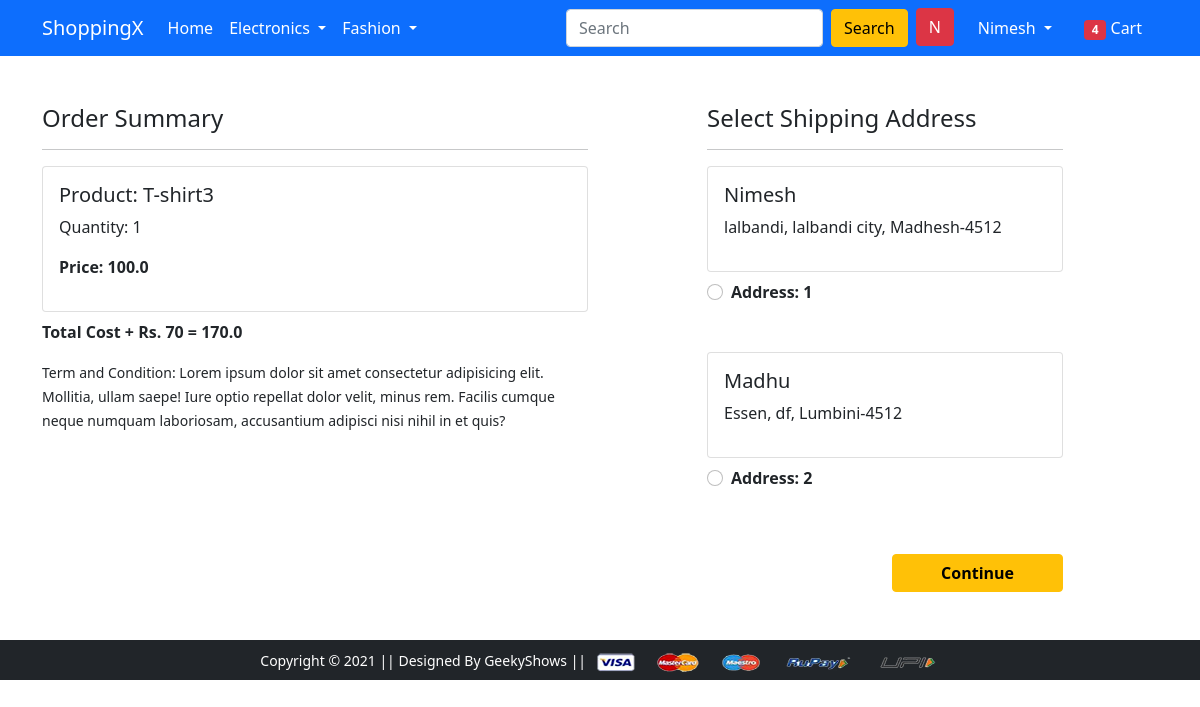
The app's page /checkout/ (signed in) with its own data.
### app/models.py (models this page shows, shortened)
class Cart(models.Model):
	user = models.ForeignKey(User,on_delete=models.CASCADE)
	product = models.ForeignKey(Product, on_delete=models.CASCADE)
	quantity = models.PositiveIntegerField(default = 1)
	@property
	def total_cost(self):
		return self.quantity * self.product.discounted_price

class Product(models.Model):
	title = models.CharField(max_length = 100)
	selling_price = models.FloatField()
	discounted_price = models.FloatField()
	description = models.TextField()
	brand = models.CharField(max_length = 100)
	category = models.CharField(max_length = 2, choices = CATEGORY)
	product_image = models.ImageField(upload_to = 'prodimg')

class Customer(models.Model):
	user = models.ForeignKey(User,on_delete = models.CASCADE)
	name = models.CharField(max_length = 100)
	locality = models.CharField(max_length = 100)
	city = models.CharField(max_length = 100)
	zipcode = models.IntegerField()
	state = models.CharField(max_length = 100, choices=STATE_CHOICES)

### app/views.py (the view)
# urls.py: path('checkout/', views.checkout, name='checkout'),
@login_required(login_url='/login/')
def checkout(request):
    user =request.user
    add = Customer.objects.filter(user=user)
    cart_items = Cart.objects.filter(user=user)
    amount = 0.0
    shipping_amount = 70.0
    total_amount = 0.0
    cart_product =[p for p in Cart.objects.all() if p.user == user]
    if cart_product:
        for p in cart_product:
            tempamount = (p.quantity *p.product.discounted_price)
            print(tempamount)
            amount += tempamount
        total_amount = amount+shipping_amount
    return render(request, 'app/checkout.html',{'add':add, 'cart':cart_items, 'total_amount':total_amount})

### app/templates/app/checkout.html (shortened to what this page needs)
{% extends 'app/base.html' %}
{% load static %}
{% block main-content %}
<div class="container">
 <div class="row mt-5">
  <div class="col-sm-6">
    <h4>Order Summary</h4>
    <hr>
    {% for cart in cart %}
      <div class="card mb-2">
        <div class="card-body">
          <h5>Product: {{cart.product.title}}</h5>
          <p>Quantity: {{cart.quantity}}</p>
          <p class="fw-bold">Price: {{cart.total_cost}}</p>
        </div>
      </div>
      {% endfor %}
      <p class="fw-bold"> Total Cost + Rs. 70 = {{total_amount}}</p>
    <small>Term and Condition: Lorem ipsum dolor sit amet consectetur adipisicing elit. Mollitia, ullam saepe! Iure optio repellat dolor velit, minus rem. Facilis cumque neque numquam laboriosam, accusantium adipisci nisi nihil in et quis?</small>
  </div>
  <div class="col-sm-4 offset-sm-1">
    <h4>Select Shipping Address</h4>
    <hr>
    <form action="/paymentdone/">
      {% if add %}
      {% for add in add%}
      <div class="card">
        <div class="card-body">
        <h5>{{add.name}}</h5>
        <p>{{add.locality}}, {{add.city}}, {{add.state}}-{{add.zipcode}}</p>
        </div>
      </div>
        <div class="form-check mt-2 mb-5">
          <input class="form-check-input" type="radio" name = "custid" id="custid{{forloop.counter}}" value="{{add.id}}">
          <label class="form-check-label fw-bold" for="">
            Address: {{forloop.counter}}</label>
        </div>
        {% endfor %}
        {% else %}
        <p class="alert alert-warning mb-5"> No Shipping Address</p>
        {% endif %}
        <div class="text-end">
          <button type="submit" class="btn btn-warning mt-3 px-5 fw-bold">Continue</button>
        </div>
      </form>
    </div>
  </div>
</div>
{% endblock main-content %}

### app/templates/app/base.html (shortened to what this page needs)
<!doctype html>
{% load static %}
<html lang="en">
  <head>
    <link href="https://cdn.jsdelivr.net/npm/bootstrap@5.0.0-beta1/dist/css/bootstrap.min.css" rel="stylesheet">
    <link rel="stylesheet" href="{% static 'app/css/owl.carousel.min.css' %}">
    <link rel="stylesheet" href="{% static 'app/css/all.min.css' %}">
    <link rel="stylesheet" href="{% static 'app/css/style.css' %}">
  </head>
  <body>
    <nav class="navbar navbar-expand-lg navbar-dark bg-primary">
     <div class="container">
       <a class="navbar-brand" href="/">ShoppingX</a>
       <div class="collapse navbar-collapse" id="navbarSupportedContent">
         <ul class="navbar-nav me-auto mb-2 mb-lg-0">
           <li class="nav-item">
             <a class="nav-link active" aria-current="page" href="/">Home</a>
           </li>
           <li class="nav-item dropdown">
             <a class="nav-link dropdown-toggle text-white" href="#" id="electronicsDropdown" role="button" data-bs-toggle="dropdown" aria-expanded="false">
               Electronics
             </a>
           </li>
           <li class="nav-item dropdown">
             <a class="nav-link dropdown-toggle text-white" href="#" id="fashionDropdown" role="button" data-bs-toggle="dropdown" aria-expanded="false">
               Fashion
             </a>
           </li>
         </ul>
         <form class="d-flex">
           <input class="form-control me-2" type="search" placeholder="Search" aria-label="Search">
           <button class="btn btn-warning" type="submit">Search</button>
         </form>
         <div>
          <ul class="navbar-nav me-auto mb-2 mb-lg-0">
            {% if request.user.is_authenticated %}
            <li class="nav-item mx-2">
           <button class="btn btn-danger" type="submit">{{ request.user|make_list|first|capfirst }}</button>
            </li>
           <li class="nav-item dropdown mx-2">
              <a class="nav-link dropdown-toggle text-white" href="#" id="profileDropdown" role="button" data-bs-toggle="dropdown" aria-expanded="false">
                                {{request.user.username|capfirst}}
              </a>
            </li>
            <li class="nav-item mx-2">
             <a href="{% url 'show-cart' %}" class="nav-link text-white"><span class="badge bg-danger">4</span> Cart </a>
            </li>
            {% endif %}
          </ul>
         </div>
       </div>
     </div>
    </nav>
    {% block main-content %} {% endblock main-content %}
    <footer class="container-fluid bg-dark text-center p-2 mt-5">
        <small class="text-white">Copyright &copy; 2021 || Designed By GeekyShows || </small>
        <img src="{% static 'app/images/payment.png' %}" alt="" srcset="" class="img-fluid" height="2px">
    </footer>
  </body>
</html>

### records on screen
Cart: product "T-shirt3", quantity "1", total_cost "100.0"
Customer: name "Nimesh", locality "lalbandi", city "lalbandi city", state "Madhesh", zipcode "4512"
Customer: name "Madhu", locality "Essen", city "df", state "Lumbini", zipcode "4512"

### other values on screen
{{ request.user|make_list|first|capfirst }} "N"
{{ request.user.username|capfirst }} "Nimesh"
{{ total_amount }} "170.0"
